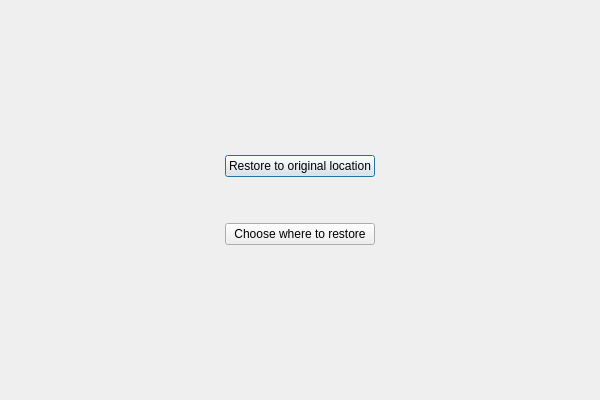
<?xml version="1.0" encoding="UTF-8"?>
<ui version="4.0">
 <class>RestoreDialog</class>
 <widget class="QDialog" name="RestoreDialog">
  <property name="geometry">
   <rect>
    <x>0</x>
    <y>0</y>
    <width>600</width>
    <height>400</height>
   </rect>
  </property>
  <property name="windowTitle">
   <string comment="@title:window">Restore Guide</string>
  </property>
  <layout class="QVBoxLayout" name="mTopLevelVLayout">
   <item>
    <widget class="QStackedWidget" name="mStackedWidget">
     <property name="currentIndex">
      <number>0</number>
     </property>
     <widget class="QWidget" name="mRestoreLocationPage">
      <layout class="QHBoxLayout" name="horizontalLayout_3">
       <item>
        <spacer name="horizontalSpacer">
         <property name="orientation">
          <enum>Qt::Horizontal</enum>
         </property>
         <property name="sizeHint" stdset="0">
          <size>
           <width>40</width>
           <height>20</height>
          </size>
         </property>
        </spacer>
       </item>
       <item>
        <layout class="QVBoxLayout" name="verticalLayout_4">
         <item>
          <spacer name="verticalSpacer_2">
           <property name="orientation">
            <enum>Qt::Vertical</enum>
           </property>
           <property name="sizeHint" stdset="0">
            <size>
             <width>20</width>
             <height>40</height>
            </size>
           </property>
          </spacer>
         </item>
         <item>
          <widget class="QPushButton" name="mRestoreOriginalButton">
           <property name="text">
            <string comment="@action:button">Restore to original location</string>
           </property>
          </widget>
         </item>
         <item>
          <spacer name="verticalSpacer_3">
           <property name="orientation">
            <enum>Qt::Vertical</enum>
           </property>
           <property name="sizeType">
            <enum>QSizePolicy::Fixed</enum>
           </property>
           <property name="sizeHint" stdset="0">
            <size>
             <width>20</width>
             <height>40</height>
            </size>
           </property>
          </spacer>
         </item>
         <item>
          <widget class="QPushButton" name="mRestoreCustomButton">
           <property name="text">
            <string comment="@action:button">Choose where to restore</string>
           </property>
          </widget>
         </item>
         <item>
          <spacer name="verticalSpacer">
           <property name="orientation">
            <enum>Qt::Vertical</enum>
           </property>
           <property name="sizeHint" stdset="0">
            <size>
             <width>20</width>
             <height>40</height>
            </size>
           </property>
          </spacer>
         </item>
        </layout>
       </item>
       <item>
        <spacer name="horizontalSpacer_2">
         <property name="orientation">
          <enum>Qt::Horizontal</enum>
         </property>
         <property name="sizeHint" stdset="0">
          <size>
           <width>40</width>
           <height>20</height>
          </size>
         </property>
        </spacer>
       </item>
      </layout>
     </widget>
     <widget class="QWidget" name="mDestinationPage">
      <layout class="QVBoxLayout" name="mDestinationVLayout">
       <item>
        <layout class="QHBoxLayout" name="mDestinationHLayout">
         <item>
          <spacer name="horizontalSpacer_5">
           <property name="orientation">
            <enum>Qt::Horizontal</enum>
           </property>
           <property name="sizeHint" stdset="0">
            <size>
             <width>40</width>
             <height>20</height>
            </size>
           </property>
          </spacer>
         </item>
         <item>
          <widget class="QPushButton" name="mDestBackButton">
           <property name="text">
            <string comment="@action:button">Back</string>
           </property>
           <property name="icon">
            <iconset theme="arrow-left">
             <normaloff/>
            </iconset>
           </property>
          </widget>
         </item>
         <item>
          <widget class="QPushButton" name="mDestNextButton">
           <property name="text">
            <string comment="@action:button">Next</string>
           </property>
           <property name="icon">
            <iconset theme="arrow-right">
             <normaloff/>
            </iconset>
           </property>
          </widget>
         </item>
        </layout>
       </item>
      </layout>
     </widget>
     <widget class="QWidget" name="mConfirmOverwritePage">
      <layout class="QVBoxLayout" name="verticalLayout_6">
       <item>
        <widget class="QLabel" name="mConflictTitleLabel">
         <property name="font">
          <font>
           <weight>75</weight>
           <bold>true</bold>
          </font>
         </property>
         <property name="text">
          <string/>
         </property>
        </widget>
       </item>
       <item>
        <widget class="QRadioButton" name="mNewNameRadioButton">
         <property name="text">
          <string comment="@option:radio ">Restore the folder under a new name</string>
         </property>
         <property name="checked">
          <bool>true</bool>
         </property>
        </widget>
       </item>
       <item>
        <layout class="QHBoxLayout" name="horizontalLayout_6">
         <item>
          <spacer name="horizontalSpacer_9">
           <property name="orientation">
            <enum>Qt::Horizontal</enum>
           </property>
           <property name="sizeType">
            <enum>QSizePolicy::Fixed</enum>
           </property>
           <property name="sizeHint" stdset="0">
            <size>
             <width>20</width>
             <height>20</height>
            </size>
           </property>
          </spacer>
         </item>
         <item>
          <widget class="QLineEdit" name="mNewFolderNameEdit"/>
         </item>
        </layout>
       </item>
       <item>
        <widget class="QRadioButton" name="mOverwriteRadioButton">
         <property name="text">
          <string comment="@option:radio">Merge folders</string>
         </property>
        </widget>
       </item>
       <item>
        <layout class="QHBoxLayout" name="horizontalLayout_5">
         <item>
          <spacer name="horizontalSpacer_8">
           <property name="orientation">
            <enum>Qt::Horizontal</enum>
           </property>
           <property name="sizeType">
            <enum>QSizePolicy::Fixed</enum>
           </property>
           <property name="sizeHint" stdset="0">
            <size>
             <width>20</width>
             <height>20</height>
            </size>
           </property>
          </spacer>
         </item>
         <item>
          <layout class="QVBoxLayout" name="mOverwriteListboxLayout">
           <item>
            <widget class="QLabel" name="mConfirmOverwriteLabel">
             <property name="enabled">
              <bool>false</bool>
             </property>
             <property name="text">
              <string comment="@info Question to user, in dialog">The following files would be overwritten, please confirm that you wish to continue.</string>
             </property>
             <property name="wordWrap">
              <bool>true</bool>
             </property>
            </widget>
           </item>
           <item>
            <widget class="QListWidget" name="mFileConflictList">
             <property name="enabled">
              <bool>false</bool>
             </property>
            </widget>
           </item>
          </layout>
         </item>
        </layout>
       </item>
       <item>
        <layout class="QHBoxLayout" name="horizontalLayout">
         <item>
          <spacer name="horizontalSpacer_3">
           <property name="orientation">
            <enum>Qt::Horizontal</enum>
           </property>
           <property name="sizeHint" stdset="0">
            <size>
             <width>40</width>
             <height>20</height>
            </size>
           </property>
          </spacer>
         </item>
         <item>
          <widget class="QPushButton" name="mOverwriteBackButton">
           <property name="text">
            <string comment="@action:button go to previous page in dialog">Back</string>
           </property>
           <property name="icon">
            <iconset theme="arrow-left">
             <normaloff/>
            </iconset>
           </property>
          </widget>
         </item>
         <item>
          <widget class="QPushButton" name="mConfirmButton">
           <property name="text">
            <string comment="@action:button User answers &quot;yes I confirm: overwrite files&quot;">Confirm</string>
           </property>
           <property name="icon">
            <iconset theme="dialog-ok-apply">
             <normaloff/>
            </iconset>
           </property>
          </widget>
         </item>
        </layout>
       </item>
      </layout>
     </widget>
     <widget class="QWidget" name="mRestorationProgressPage">
      <layout class="QVBoxLayout" name="mRestorationVLayout">
       <item>
        <widget class="QStackedWidget" name="mRestorationStackWidget">
         <property name="currentIndex">
          <number>0</number>
         </property>
         <widget class="QWidget" name="page">
          <layout class="QVBoxLayout" name="mRestoreProgressLayout">
           <item>
            <spacer name="verticalSpacer_4">
             <property name="orientation">
              <enum>Qt::Vertical</enum>
             </property>
             <property name="sizeHint" stdset="0">
              <size>
               <width>20</width>
               <height>40</height>
              </size>
             </property>
            </spacer>
           </item>
           <item>
            <spacer name="verticalSpacer_5">
             <property name="orientation">
              <enum>Qt::Vertical</enum>
             </property>
             <property name="sizeHint" stdset="0">
              <size>
               <width>20</width>
               <height>40</height>
              </size>
             </property>
            </spacer>
           </item>
          </layout>
         </widget>
         <widget class="QWidget" name="page_2">
          <layout class="QVBoxLayout" name="verticalLayout">
           <item>
            <widget class="QLabel" name="mErrorLabel">
             <property name="text">
              <string comment="@label above the detailed error message">An error occurred while restoring:</string>
             </property>
            </widget>
           </item>
           <item>
            <widget class="QPlainTextEdit" name="mRestorationOutput">
             <property name="readOnly">
              <bool>true</bool>
             </property>
            </widget>
           </item>
          </layout>
         </widget>
         <widget class="QWidget" name="page_3">
          <layout class="QVBoxLayout" name="verticalLayout_5">
           <item>
            <spacer name="verticalSpacer_6">
             <property name="orientation">
              <enum>Qt::Vertical</enum>
             </property>
             <property name="sizeHint" stdset="0">
              <size>
               <width>20</width>
               <height>149</height>
              </size>
             </property>
            </spacer>
           </item>
           <item>
            <widget class="QLabel" name="label">
             <property name="text">
              <string comment="@label">Restoration completed successfully!</string>
             </property>
             <property name="alignment">
              <set>Qt::AlignCenter</set>
             </property>
            </widget>
           </item>
           <item>
            <spacer name="verticalSpacer_8">
             <property name="orientation">
              <enum>Qt::Vertical</enum>
             </property>
             <property name="sizeType">
              <enum>QSizePolicy::Fixed</enum>
             </property>
             <property name="sizeHint" stdset="0">
              <size>
               <width>20</width>
               <height>20</height>
              </size>
             </property>
            </spacer>
           </item>
           <item>
            <layout class="QHBoxLayout" name="horizontalLayout_4">
             <item>
              <spacer name="horizontalSpacer_7">
               <property name="orientation">
                <enum>Qt::Horizontal</enum>
               </property>
               <property name="sizeHint" stdset="0">
                <size>
                 <width>192</width>
                 <height>20</height>
                </size>
               </property>
              </spacer>
             </item>
             <item>
              <widget class="QPushButton" name="mOpenDestinationButton">
               <property name="text">
                <string>Open Destination</string>
               </property>
               <property name="icon">
                <iconset theme="folder">
                 <normaloff/>
                </iconset>
               </property>
              </widget>
             </item>
             <item>
              <spacer name="horizontalSpacer_6">
               <property name="orientation">
                <enum>Qt::Horizontal</enum>
               </property>
               <property name="sizeHint" stdset="0">
                <size>
                 <width>192</width>
                 <height>20</height>
                </size>
               </property>
              </spacer>
             </item>
            </layout>
           </item>
           <item>
            <spacer name="verticalSpacer_7">
             <property name="orientation">
              <enum>Qt::Vertical</enum>
             </property>
             <property name="sizeHint" stdset="0">
              <size>
               <width>20</width>
               <height>149</height>
              </size>
             </property>
            </spacer>
           </item>
          </layout>
         </widget>
        </widget>
       </item>
       <item>
        <layout class="QHBoxLayout" name="horizontalLayout_2">
         <item>
          <spacer name="horizontalSpacer_4">
           <property name="orientation">
            <enum>Qt::Horizontal</enum>
           </property>
           <property name="sizeHint" stdset="0">
            <size>
             <width>40</width>
             <height>20</height>
            </size>
           </property>
          </spacer>
         </item>
         <item>
          <widget class="QPushButton" name="mCloseButton">
           <property name="text">
            <string comment="@action:button">Close</string>
           </property>
           <property name="icon">
            <iconset theme="dialog-close">
             <normaloff/>
            </iconset>
           </property>
           <property name="default">
            <bool>true</bool>
           </property>
          </widget>
         </item>
        </layout>
       </item>
      </layout>
     </widget>
    </widget>
   </item>
  </layout>
 </widget>
 <tabstops>
  <tabstop>mRestoreOriginalButton</tabstop>
  <tabstop>mRestoreCustomButton</tabstop>
  <tabstop>mDestNextButton</tabstop>
  <tabstop>mOverwriteBackButton</tabstop>
  <tabstop>mDestBackButton</tabstop>
  <tabstop>mFileConflictList</tabstop>
  <tabstop>mConfirmButton</tabstop>
  <tabstop>mRestorationOutput</tabstop>
  <tabstop>mCloseButton</tabstop>
 </tabstops>
 <resources/>
 <connections>
  <connection>
   <sender>mCloseButton</sender>
   <signal>clicked()</signal>
   <receiver>RestoreDialog</receiver>
   <slot>accept()</slot>
   <hints>
    <hint type="sourcelabel">
     <x>590</x>
     <y>390</y>
    </hint>
    <hint type="destinationlabel">
     <x>236</x>
     <y>199</y>
    </hint>
   </hints>
  </connection>
  <connection>
   <sender>mOverwriteRadioButton</sender>
   <signal>toggled(bool)</signal>
   <receiver>mFileConflictList</receiver>
   <slot>setEnabled(bool)</slot>
   <hints>
    <hint type="sourcelabel">
     <x>299</x>
     <y>99</y>
    </hint>
    <hint type="destinationlabel">
     <x>312</x>
     <y>241</y>
    </hint>
   </hints>
  </connection>
  <connection>
   <sender>mOverwriteRadioButton</sender>
   <signal>toggled(bool)</signal>
   <receiver>mConfirmOverwriteLabel</receiver>
   <slot>setEnabled(bool)</slot>
   <hints>
    <hint type="sourcelabel">
     <x>299</x>
     <y>99</y>
    </hint>
    <hint type="destinationlabel">
     <x>312</x>
     <y>122</y>
    </hint>
   </hints>
  </connection>
  <connection>
   <sender>mNewNameRadioButton</sender>
   <signal>toggled(bool)</signal>
   <receiver>mNewFolderNameEdit</receiver>
   <slot>setEnabled(bool)</slot>
   <hints>
    <hint type="sourcelabel">
     <x>299</x>
     <y>45</y>
    </hint>
    <hint type="destinationlabel">
     <x>312</x>
     <y>72</y>
    </hint>
   </hints>
  </connection>
 </connections>
</ui>
